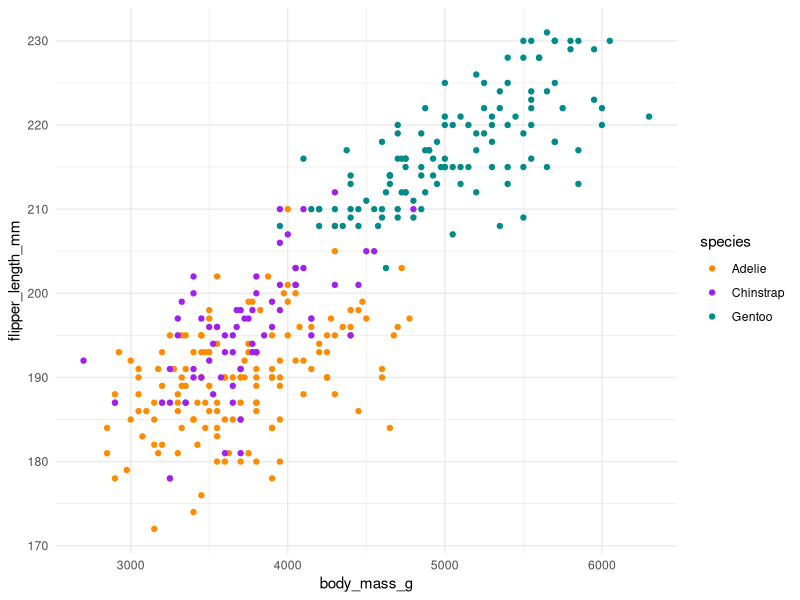

Source code (R):
## ---- chunk 1
library(tidyverse)
library(palmerpenguins)
## ---- chunk 2
penguins |> count(species)
## ---- chunk 3
colors <- c("#FF8C00", "#A020F0", "#008B8B")
## ---- chunk 4
#| label: fig-size-scatter
#| fig-width: 3
#| fig-height: 3
ggplot(penguins, aes(body_mass_g, flipper_length_mm)) +
  geom_point(aes(color = species)) +
  scale_color_manual(values = colors) +
  theme_minimal()
